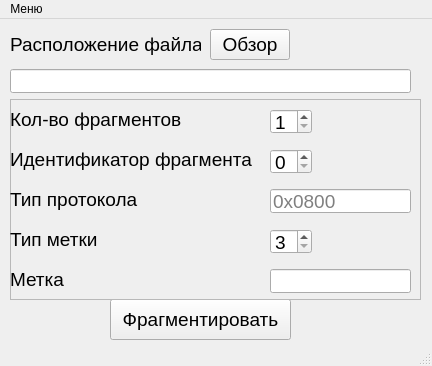
<?xml version="1.0" encoding="UTF-8"?>
<ui version="4.0">
 <class>MainWindow</class>
 <widget class="QMainWindow" name="MainWindow">
  <property name="geometry">
   <rect>
    <x>0</x>
    <y>0</y>
    <width>432</width>
    <height>366</height>
   </rect>
  </property>
  <property name="font">
   <font>
    <pointsize>9</pointsize>
   </font>
  </property>
  <property name="windowTitle">
   <string>MainWindow</string>
  </property>
  <property name="toolTipDuration">
   <number>-1</number>
  </property>
  <property name="inputMethodHints">
   <set>Qt::InputMethodHint::ImhNone</set>
  </property>
  <property name="dockOptions">
   <set>QMainWindow::DockOption::AllowTabbedDocks|QMainWindow::DockOption::AnimatedDocks</set>
  </property>
  <widget class="QWidget" name="centralwidget">
   <widget class="QPushButton" name="buttonFile">
    <property name="geometry">
     <rect>
      <x>210</x>
      <y>10</y>
      <width>80</width>
      <height>31</height>
     </rect>
    </property>
    <property name="font">
     <font>
      <pointsize>14</pointsize>
     </font>
    </property>
    <property name="text">
     <string>Обзор</string>
    </property>
   </widget>
   <widget class="QLabel" name="label">
    <property name="geometry">
     <rect>
      <x>10</x>
      <y>0</y>
      <width>191</width>
      <height>51</height>
     </rect>
    </property>
    <property name="font">
     <font>
      <pointsize>14</pointsize>
     </font>
    </property>
    <property name="text">
     <string>Расположение файла</string>
    </property>
    <property name="alignment">
     <set>Qt::AlignmentFlag::AlignJustify|Qt::AlignmentFlag::AlignVCenter</set>
    </property>
   </widget>
   <widget class="QLineEdit" name="editFile">
    <property name="geometry">
     <rect>
      <x>10</x>
      <y>50</y>
      <width>401</width>
      <height>24</height>
     </rect>
    </property>
    <property name="alignment">
     <set>Qt::AlignmentFlag::AlignLeading|Qt::AlignmentFlag::AlignLeft|Qt::AlignmentFlag::AlignVCenter</set>
    </property>
   </widget>
   <widget class="QPushButton" name="buttonDoFragment">
    <property name="geometry">
     <rect>
      <x>110</x>
      <y>280</y>
      <width>181</width>
      <height>41</height>
     </rect>
    </property>
    <property name="font">
     <font>
      <pointsize>14</pointsize>
     </font>
    </property>
    <property name="text">
     <string>Фрагментировать</string>
    </property>
   </widget>
   <widget class="QFrame" name="frame">
    <property name="geometry">
     <rect>
      <x>10</x>
      <y>80</y>
      <width>411</width>
      <height>201</height>
     </rect>
    </property>
    <property name="frameShape">
     <enum>QFrame::Shape::StyledPanel</enum>
    </property>
    <property name="frameShadow">
     <enum>QFrame::Shadow::Raised</enum>
    </property>
    <widget class="QLabel" name="label_2">
     <property name="geometry">
      <rect>
       <x>0</x>
       <y>0</y>
       <width>191</width>
       <height>41</height>
      </rect>
     </property>
     <property name="font">
      <font>
       <pointsize>14</pointsize>
      </font>
     </property>
     <property name="text">
      <string>Кол-во фрагментов</string>
     </property>
     <property name="alignment">
      <set>Qt::AlignmentFlag::AlignJustify|Qt::AlignmentFlag::AlignVCenter</set>
     </property>
    </widget>
    <widget class="QSpinBox" name="spinFragments">
     <property name="geometry">
      <rect>
       <x>260</x>
       <y>10</y>
       <width>42</width>
       <height>25</height>
      </rect>
     </property>
     <property name="font">
      <font>
       <pointsize>14</pointsize>
      </font>
     </property>
     <property name="minimum">
      <number>1</number>
     </property>
     <property name="maximum">
      <number>3</number>
     </property>
    </widget>
    <widget class="QLabel" name="label_4">
     <property name="geometry">
      <rect>
       <x>0</x>
       <y>40</y>
       <width>251</width>
       <height>41</height>
      </rect>
     </property>
     <property name="font">
      <font>
       <pointsize>14</pointsize>
      </font>
     </property>
     <property name="text">
      <string>Идентификатор фрагмента </string>
     </property>
     <property name="alignment">
      <set>Qt::AlignmentFlag::AlignJustify|Qt::AlignmentFlag::AlignVCenter</set>
     </property>
    </widget>
    <widget class="QSpinBox" name="spinIDfragments">
     <property name="geometry">
      <rect>
       <x>260</x>
       <y>50</y>
       <width>42</width>
       <height>25</height>
      </rect>
     </property>
     <property name="font">
      <font>
       <pointsize>14</pointsize>
      </font>
     </property>
    </widget>
    <widget class="QLabel" name="label_5">
     <property name="geometry">
      <rect>
       <x>0</x>
       <y>80</y>
       <width>141</width>
       <height>41</height>
      </rect>
     </property>
     <property name="font">
      <font>
       <pointsize>14</pointsize>
      </font>
     </property>
     <property name="text">
      <string>Тип протокола</string>
     </property>
     <property name="alignment">
      <set>Qt::AlignmentFlag::AlignJustify|Qt::AlignmentFlag::AlignVCenter</set>
     </property>
    </widget>
    <widget class="QLineEdit" name="editProtocols">
     <property name="geometry">
      <rect>
       <x>260</x>
       <y>90</y>
       <width>141</width>
       <height>24</height>
      </rect>
     </property>
     <property name="font">
      <font>
       <pointsize>14</pointsize>
      </font>
     </property>
     <property name="inputMethodHints">
      <set>Qt::InputMethodHint::ImhNone</set>
     </property>
     <property name="inputMask">
      <string notr="true"/>
     </property>
     <property name="text">
      <string notr="true"/>
     </property>
     <property name="alignment">
      <set>Qt::AlignmentFlag::AlignLeading|Qt::AlignmentFlag::AlignLeft|Qt::AlignmentFlag::AlignVCenter</set>
     </property>
     <property name="placeholderText">
      <string>0x0800</string>
     </property>
    </widget>
    <widget class="QLabel" name="label_6">
     <property name="geometry">
      <rect>
       <x>0</x>
       <y>120</y>
       <width>101</width>
       <height>41</height>
      </rect>
     </property>
     <property name="font">
      <font>
       <pointsize>14</pointsize>
      </font>
     </property>
     <property name="text">
      <string>Тип метки</string>
     </property>
     <property name="alignment">
      <set>Qt::AlignmentFlag::AlignJustify|Qt::AlignmentFlag::AlignVCenter</set>
     </property>
    </widget>
    <widget class="QSpinBox" name="spinTypePoint">
     <property name="geometry">
      <rect>
       <x>260</x>
       <y>130</y>
       <width>42</width>
       <height>25</height>
      </rect>
     </property>
     <property name="font">
      <font>
       <pointsize>14</pointsize>
      </font>
     </property>
     <property name="minimum">
      <number>3</number>
     </property>
     <property name="maximum">
      <number>6</number>
     </property>
     <property name="singleStep">
      <number>3</number>
     </property>
    </widget>
    <widget class="QLabel" name="label_7">
     <property name="geometry">
      <rect>
       <x>0</x>
       <y>160</y>
       <width>71</width>
       <height>41</height>
      </rect>
     </property>
     <property name="font">
      <font>
       <pointsize>14</pointsize>
      </font>
     </property>
     <property name="text">
      <string>Метка</string>
     </property>
     <property name="alignment">
      <set>Qt::AlignmentFlag::AlignJustify|Qt::AlignmentFlag::AlignVCenter</set>
     </property>
    </widget>
    <widget class="QLineEdit" name="editPoint">
     <property name="geometry">
      <rect>
       <x>260</x>
       <y>170</y>
       <width>141</width>
       <height>24</height>
      </rect>
     </property>
    </widget>
   </widget>
  </widget>
  <widget class="QMenuBar" name="menubar">
   <property name="geometry">
    <rect>
     <x>0</x>
     <y>0</y>
     <width>432</width>
     <height>21</height>
    </rect>
   </property>
   <widget class="QMenu" name="menu">
    <property name="title">
     <string>Меню</string>
    </property>
    <addaction name="showMorePref"/>
    <addaction name="separator"/>
    <addaction name="action_3"/>
   </widget>
   <addaction name="menu"/>
  </widget>
  <widget class="QStatusBar" name="statusbar"/>
  <action name="showMorePref">
   <property name="icon">
    <iconset theme="QIcon::ThemeIcon::DocumentProperties"/>
   </property>
   <property name="text">
    <string>Дополнительные параметры</string>
   </property>
   <property name="font">
    <font/>
   </property>
   <property name="menuRole">
    <enum>QAction::MenuRole::PreferencesRole</enum>
   </property>
  </action>
  <action name="action_3">
   <property name="icon">
    <iconset theme="QIcon::ThemeIcon::SystemLogOut"/>
   </property>
   <property name="text">
    <string>Выход</string>
   </property>
   <property name="menuRole">
    <enum>QAction::MenuRole::QuitRole</enum>
   </property>
  </action>
 </widget>
 <resources/>
 <connections/>
</ui>
